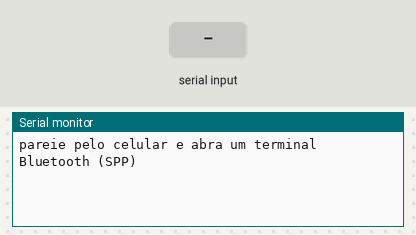
The sketch below on a simulated ESP32. Parts: the last lines printed to the serial monitor. The test bench sets the inputs (shaded band). Nothing arrives over Bluetooth unless stated.

Above: at 1.2 s.
1.3 s: "1" received over the second serial link
At 2.5 s:
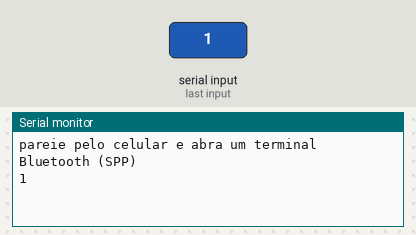
2.8 s: "0" received over the second serial link
At 3.8 s:
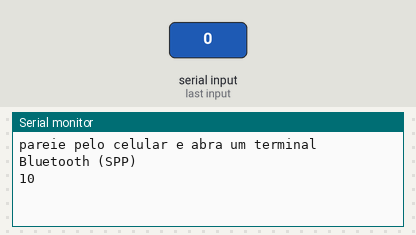

The sketch:

SerialBluetooth.ino
```cpp
#include <BluetoothSerial.h>

BluetoothSerial bt;

void setup() {
  Serial.begin(115200);
  bt.begin("ESP32-serial");             // nome que aparece no pareamento
  Serial.println("pareie pelo celular e abra um terminal Bluetooth (SPP)");
}

void loop() {
  while (bt.available()) {              // o que chega pelo Bluetooth vai para a USB
    Serial.write(bt.read());
  }
  while (Serial.available()) {          // e o contrário
    bt.write(Serial.read());
  }
}
```

Measured:
- after the input at 1.3 s, the serial monitor: prints a new line at once (image 1)
- after the input at 2.8 s, the serial monitor: prints a new line at once (image 2)
